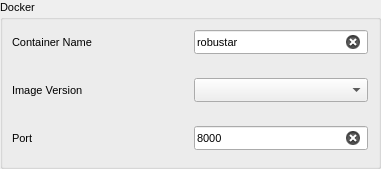
                  <widget class="QGroupBox" name="dockerGroupBox">
                   <property name="sizePolicy">
                    <sizepolicy hsizetype="Preferred" vsizetype="Preferred">
                     <horstretch>0</horstretch>
                     <verstretch>0</verstretch>
                    </sizepolicy>
                   </property>
                   <property name="minimumSize">
                    <size>
                     <width>0</width>
                     <height>169</height>
                    </size>
                   </property>
                   <property name="maximumSize">
                    <size>
                     <width>16777215</width>
                     <height>168</height>
                    </size>
                   </property>
                   <property name="font">
                    <font>
                     <family>Arial</family>
                     <pointsize>8</pointsize>
                     <weight>50</weight>
                     <italic>false</italic>
                     <bold>false</bold>
                    </font>
                   </property>
                   <property name="title">
                    <string>Docker</string>
                   </property>
                   <widget class="QWidget" name="layoutWidget">
                    <property name="geometry">
                     <rect>
                      <x>10</x>
                      <y>20</y>
                      <width>362</width>
                      <height>143</height>
                     </rect>
                    </property>
                    <layout class="QVBoxLayout" name="verticalLayout_6">
                     <item>
                      <layout class="QHBoxLayout" name="horizontalLayout_8">
                       <item>
                        <widget class="QLabel" name="label_8">
                         <property name="sizePolicy">
                          <sizepolicy hsizetype="Fixed" vsizetype="Fixed">
                           <horstretch>0</horstretch>
                           <verstretch>0</verstretch>
                          </sizepolicy>
                         </property>
                         <property name="minimumSize">
                          <size>
                           <width>174</width>
                           <height>39</height>
                          </size>
                         </property>
                         <property name="maximumSize">
                          <size>
                           <width>174</width>
                           <height>39</height>
                          </size>
                         </property>
                         <property name="font">
                          <font>
                           <family>Arial</family>
                           <pointsize>8</pointsize>
                           <weight>50</weight>
                           <italic>false</italic>
                           <bold>false</bold>
                          </font>
                         </property>
                         <property name="toolTip">
                          <string>The name of the docker container</string>
                         </property>
                         <property name="text">
                          <string>Container Name</string>
                         </property>
                        </widget>
                       </item>
                       <item>
                        <widget class="QLineEdit" name="nameInput">
                         <property name="sizePolicy">
                          <sizepolicy hsizetype="Fixed" vsizetype="Fixed">
                           <horstretch>0</horstretch>
                           <verstretch>0</verstretch>
                          </sizepolicy>
                         </property>
                         <property name="minimumSize">
                          <size>
                           <width>174</width>
                           <height>24</height>
                          </size>
                         </property>
                         <property name="maximumSize">
                          <size>
                           <width>174</width>
                           <height>24</height>
                          </size>
                         </property>
                         <property name="font">
                          <font>
                           <family>Arial</family>
                           <pointsize>8</pointsize>
                           <weight>50</weight>
                           <italic>false</italic>
                           <bold>false</bold>
                          </font>
                         </property>
                         <property name="text">
                          <string>robustar</string>
                         </property>
                         <property name="alignment">
                          <set>Qt::AlignLeading|Qt::AlignLeft|Qt::AlignVCenter</set>
                         </property>
                         <property name="clearButtonEnabled">
                          <bool>true</bool>
                         </property>
                        </widget>
                       </item>
                      </layout>
                     </item>
                     <item>
                      <layout class="QHBoxLayout" name="horizontalLayout_5">
                       <item>
                        <widget class="QLabel" name="label_3">
                         <property name="sizePolicy">
                          <sizepolicy hsizetype="Fixed" vsizetype="Fixed">
                           <horstretch>0</horstretch>
                           <verstretch>0</verstretch>
                          </sizepolicy>
                         </property>
                         <property name="minimumSize">
                          <size>
                           <width>174</width>
                           <height>39</height>
                          </size>
                         </property>
                         <property name="maximumSize">
                          <size>
                           <width>174</width>
                           <height>39</height>
                          </size>
                         </property>
                         <property name="font">
                          <font>
                           <family>Arial</family>
                           <pointsize>8</pointsize>
                           <weight>50</weight>
                           <italic>false</italic>
                           <bold>false</bold>
                          </font>
                         </property>
                         <property name="toolTip">
                          <string>The version of the docker image of the container</string>
                         </property>
                         <property name="text">
                          <string>Image Version</string>
                         </property>
                        </widget>
                       </item>
                       <item>
                        <widget class="QComboBox" name="versionComboBox">
                         <property name="sizePolicy">
                          <sizepolicy hsizetype="Fixed" vsizetype="Fixed">
                           <horstretch>0</horstretch>
                           <verstretch>0</verstretch>
                          </sizepolicy>
                         </property>
                         <property name="minimumSize">
                          <size>
                           <width>174</width>
                           <height>24</height>
                          </size>
                         </property>
                         <property name="maximumSize">
                          <size>
                           <width>174</width>
                           <height>24</height>
                          </size>
                         </property>
                         <property name="font">
                          <font>
                           <family>Arial</family>
                           <pointsize>8</pointsize>
                           <weight>50</weight>
                           <italic>false</italic>
                           <bold>false</bold>
                          </font>
                         </property>
                         <property name="placeholderText" stdset="0">
                          <string/>
                         </property>
                        </widget>
                       </item>
                      </layout>
                     </item>
                     <item>
                      <layout class="QHBoxLayout" name="horizontalLayout_9">
                       <item>
                        <widget class="QLabel" name="label_7">
                         <property name="sizePolicy">
                          <sizepolicy hsizetype="Fixed" vsizetype="Fixed">
                           <horstretch>0</horstretch>
                           <verstretch>0</verstretch>
                          </sizepolicy>
                         </property>
                         <property name="minimumSize">
                          <size>
                           <width>174</width>
                           <height>39</height>
                          </size>
                         </property>
                         <property name="maximumSize">
                          <size>
                           <width>174</width>
                           <height>39</height>
                          </size>
                         </property>
                         <property name="font">
                          <font>
                           <family>Arial</family>
                           <pointsize>8</pointsize>
                           <weight>50</weight>
                           <italic>false</italic>
                           <bold>false</bold>
                          </font>
                         </property>
                         <property name="toolTip">
                          <string>The port the docker container forwards to</string>
                         </property>
                         <property name="text">
                          <string>Port</string>
                         </property>
                        </widget>
                       </item>
                       <item>
                        <widget class="QLineEdit" name="portInput">
                         <property name="sizePolicy">
                          <sizepolicy hsizetype="Fixed" vsizetype="Fixed">
                           <horstretch>0</horstretch>
                           <verstretch>0</verstretch>
                          </sizepolicy>
                         </property>
                         <property name="minimumSize">
                          <size>
                           <width>174</width>
                           <height>24</height>
                          </size>
                         </property>
                         <property name="maximumSize">
                          <size>
                           <width>174</width>
                           <height>24</height>
                          </size>
                         </property>
                         <property name="font">
                          <font>
                           <family>Arial</family>
                           <pointsize>8</pointsize>
                           <weight>50</weight>
                           <italic>false</italic>
                           <bold>false</bold>
                          </font>
                         </property>
                         <property name="text">
                          <string>8000</string>
                         </property>
                         <property name="alignment">
                          <set>Qt::AlignLeading|Qt::AlignLeft|Qt::AlignVCenter</set>
                         </property>
                         <property name="clearButtonEnabled">
                          <bool>true</bool>
                         </property>
                        </widget>
                       </item>
                      </layout>
                     </item>
                    </layout>
                   </widget>
                  </widget>
